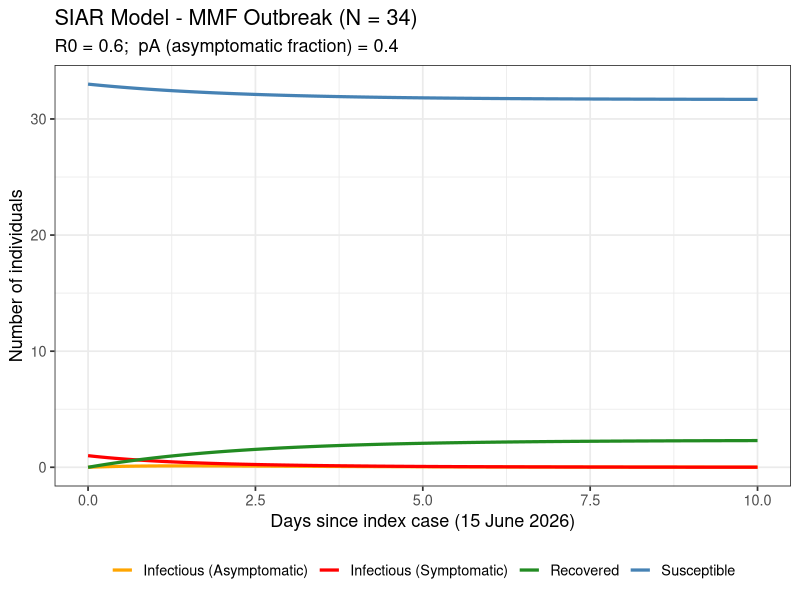
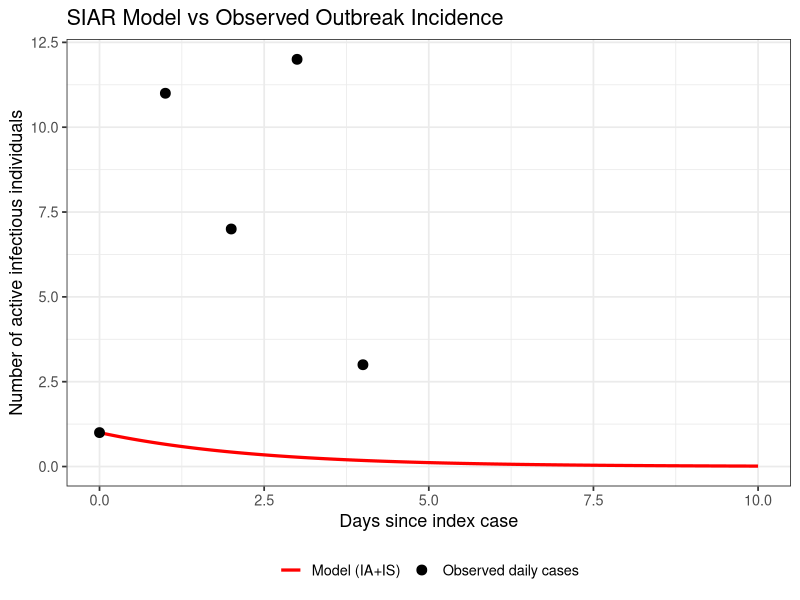

Here is the R script that generated these plots, in order:
######################################################################
## SIAR Model - MMF Outbreak (34 cases, closed population)
## State variables: S (Susceptible), IA (Asymptomatic Infectious),
##                  IS (Symptomatic Infectious), R (Recovered)
## Symptom status proxy: Location == 1 → IS (symptomatic)
##                       Location == 0 → IA (asymptomatic)
######################################################################

library(deSolve)
library(ggplot2)
library(tidyr)     

setwd("C:/Users/Ennie Matlhanya/MMEDGit/MMF")
data <- read.csv("MMF-Final+Locations+Doctors.csv", stringsAsFactors = FALSE)



data$Date     <- as.Date(data$Date, format = "%d/%m/%Y")
data$DateTime <- as.POSIXct(paste(data$Date, data$Time),
                             format = "%Y-%m-%d %H:%M:%S")

data$Status <- ifelse(data$Location == 1, "IS", "IA")
# summary of counts
n_IA <- sum(data$Status == "IA")  
n_IS <- sum(data$Status == "IS")  
cat("Total cases:", nrow(data), "\n")
cat("Asymptomatic (IA):", n_IA, "\n")
cat("Symptomatic  (IS):", n_IS, "\n")

#Model
siar <- function(t, y, parms) {
  with(c(as.list(y), parms), {

    lambda <- beta * (IA + IS) / N

    dSdt  <-  -lambda * S                     
    dIAdt <-  pA * lambda * S - gammaA * IA   
    dISdt <- (1 - pA) * lambda * S - gammaS * IS  
    dRdt  <-  gammaA * IA + gammaS * IS       

    return(list(c(dSdt, dIAdt, dISdt, dRdt)))
  })
}


N0 <- nrow(data)  #total population = 34 observed cases


I0_IA <- 0   
I0_IS <- 1  
S0    <- N0 - I0_IA - I0_IS
R0_init <- 0

pop.siar <- c(
  S  = S0,
  IA = I0_IA,
  IS = I0_IS,
  R  = R0_init
)

cat("\nInitial conditions:\n")
print(pop.siar)

######################################################################
## Section 4: Parameter values
######################################################################

# Epidemic spans 15/06/2026 to 19/06/2026 = ~4 days
# Infectious period: 24 hours for both IA and IS → gammaA = gammaS = 1
# After 1 day an infectious person can no longer infect others and moves to R
# beta is a placeholder (0.6) (MODEL FITTING)
# pA = proportion of infections that are asymptomatic = 1 - P(IS) = 1 - 0.6 = 0.4

values <- c(
  beta   = 0.6,           
  pA     = 0.4,          
  gammaA = 1,             
  gammaS = 1,             
  N      = N0            
)

cat("\nParameter values:\n")
print(values)

R0_value <- with(as.list(values), {
  beta * (pA / gammaA + (1 - pA) / gammaS)
})
cat("\nBasic Reproduction Number (R0):", round(R0_value, 3), "\n")


# Outbreak lasted ~4 days; model over 10 days to see full trajectory
time.out <- seq(0, 10, by = 0.1)

ts.siar <- data.frame(lsoda(
  y     = pop.siar,
  times = time.out,
  func  = siar,
  parms = values
))

head(ts.siar)
subset(ts.siar, time == 4)   
subset(ts.siar, time == 10)  

data$Day <- as.numeric(data$Date - min(data$Date))  # Days since index case

daily_obs <- aggregate(Infection_number ~ Day + Status, data = data, FUN = length)
names(daily_obs)[3] <- "Count"

cat("\nObserved daily incidence by type:\n")
print(daily_obs)

#Plotting
ts_long <- pivot_longer(ts.siar,
                        cols = c("S", "IA", "IS", "R"),
                        names_to = "Compartment",
                        values_to = "Count")

ggplot(ts_long, aes(x = time, y = Count, colour = Compartment)) +
  geom_line(size = 1.1) +
  scale_colour_manual(
    values = c(S = "steelblue", IA = "orange", IS = "red", R = "forestgreen"),
    labels = c(S = "Susceptible", IA = "Infectious (Asymptomatic)",
               IS = "Infectious (Symptomatic)", R = "Recovered")
  ) +
  xlab("Days since index case (15 June 2026)") +
  ylab("Number of individuals") +
  ggtitle("SIAR Model - MMF Outbreak (N = 34)",
          subtitle = paste0("R0 = ", round(R0_value, 2),
                            ";  pA (asymptomatic fraction) = ",
                            round(values["pA"], 2))) +
  theme_bw(base_size = 13) +
  theme(legend.position = "bottom",
        legend.title = element_blank())

# Plot observed incidence overlay


# cases per day (cumulative)
cumulative_obs <- aggregate(Infection_number ~ Day, data = data, FUN = length)
cumulative_obs$Cumulative <- cumsum(cumulative_obs$Infection_number)

ggplot() +
  geom_line(data = ts.siar, aes(x = time, y = IA + IS, colour = "Model (IA+IS)"),
            size = 1.1) +
  geom_point(data = cumulative_obs,
             aes(x = Day, y = Infection_number, colour = "Observed daily cases"),
             size = 3) +
  scale_colour_manual(values = c("Model (IA+IS)" = "red",
                                  "Observed daily cases" = "black")) +
  xlab("Days since index case") +
  ylab("Number of active infectious individuals") +
  ggtitle("SIAR Model vs Observed Outbreak Incidence") +
  theme_bw(base_size = 13) +
  theme(legend.position = "bottom", legend.title = element_blank())
